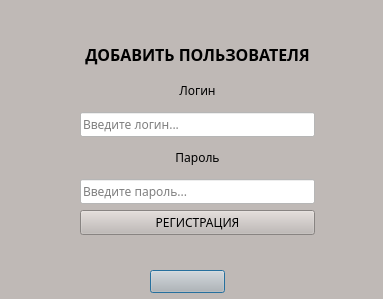
<?xml version="1.0" encoding="UTF-8"?>
<ui version="4.0">
 <class>RegistrationScreen</class>
 <widget class="QDialog" name="RegistrationScreen">
  <property name="geometry">
   <rect>
    <x>0</x>
    <y>0</y>
    <width>383</width>
    <height>299</height>
   </rect>
  </property>
  <property name="windowTitle">
   <string>Регистрация пользователя</string>
  </property>
  <property name="windowIcon">
   <iconset>
    <normaloff>../../.designer/backup/src_img/user.png</normaloff>../../.designer/backup/src_img/user.png</iconset>
  </property>
  <property name="styleSheet">
   <string notr="true">background-color: rgb(191, 185, 182);
font-family: NotoSans-Black;</string>
  </property>
  <widget class="QPushButton" name="return_button">
   <property name="geometry">
    <rect>
     <x>150</x>
     <y>270</y>
     <width>75</width>
     <height>23</height>
    </rect>
   </property>
   <property name="text">
    <string/>
   </property>
   <property name="icon">
    <iconset>
     <normaloff>src_img/return.png</normaloff>src_img/return.png</iconset>
   </property>
   <property name="autoDefault">
    <bool>true</bool>
   </property>
   <property name="default">
    <bool>false</bool>
   </property>
   <property name="flat">
    <bool>false</bool>
   </property>
  </widget>
  <widget class="QWidget" name="layoutWidget">
   <property name="geometry">
    <rect>
     <x>80</x>
     <y>40</y>
     <width>235</width>
     <height>195</height>
    </rect>
   </property>
   <layout class="QVBoxLayout" name="verticalLayout">
    <item>
     <widget class="QLabel" name="greet_label">
      <property name="styleSheet">
       <string notr="true"/>
      </property>
      <property name="text">
       <string>&lt;html&gt;&lt;head/&gt;&lt;body&gt;&lt;p align=&quot;center&quot;&gt;&lt;span style=&quot; font-size:12pt; font-weight:700;&quot;&gt;ДОБАВИТЬ ПОЛЬЗОВАТЕЛЯ&lt;/span&gt;&lt;/p&gt;&lt;/body&gt;&lt;/html&gt;</string>
      </property>
     </widget>
    </item>
    <item>
     <widget class="QLabel" name="login_label">
      <property name="styleSheet">
       <string notr="true">font: 700 8pt &quot;Tahoma&quot;;</string>
      </property>
      <property name="text">
       <string>&lt;html&gt;&lt;head/&gt;&lt;body&gt;&lt;p align=&quot;center&quot;&gt;Логин&lt;/p&gt;&lt;/body&gt;&lt;/html&gt;</string>
      </property>
     </widget>
    </item>
    <item>
     <widget class="QLineEdit" name="login_regtext">
      <property name="autoFillBackground">
       <bool>false</bool>
      </property>
      <property name="styleSheet">
       <string notr="true">background-color: white;</string>
      </property>
      <property name="placeholderText">
       <string>Введите логин...</string>
      </property>
     </widget>
    </item>
    <item>
     <widget class="QLabel" name="password_label">
      <property name="styleSheet">
       <string notr="true">font: 700 8pt &quot;Tahoma&quot;;</string>
      </property>
      <property name="text">
       <string>&lt;html&gt;&lt;head/&gt;&lt;body&gt;&lt;p align=&quot;center&quot;&gt;Пароль&lt;/p&gt;&lt;/body&gt;&lt;/html&gt;</string>
      </property>
     </widget>
    </item>
    <item>
     <widget class="QLineEdit" name="password_regtext">
      <property name="styleSheet">
       <string notr="true">background-color: white;</string>
      </property>
      <property name="inputMethodHints">
       <set>Qt::ImhHiddenText|Qt::ImhNoAutoUppercase|Qt::ImhNoPredictiveText|Qt::ImhSensitiveData</set>
      </property>
      <property name="echoMode">
       <enum>QLineEdit::Password</enum>
      </property>
      <property name="placeholderText">
       <string>Введите пароль...</string>
      </property>
     </widget>
    </item>
    <item>
     <widget class="QPushButton" name="reg_button">
      <property name="cursor">
       <cursorShape>PointingHandCursor</cursorShape>
      </property>
      <property name="styleSheet">
       <string notr="true">font: 14pt &quot;Microsoft JhengHei UI&quot;;</string>
      </property>
      <property name="text">
       <string>РЕГИСТРАЦИЯ</string>
      </property>
     </widget>
    </item>
   </layout>
  </widget>
 </widget>
 <resources/>
 <connections/>
</ui>
